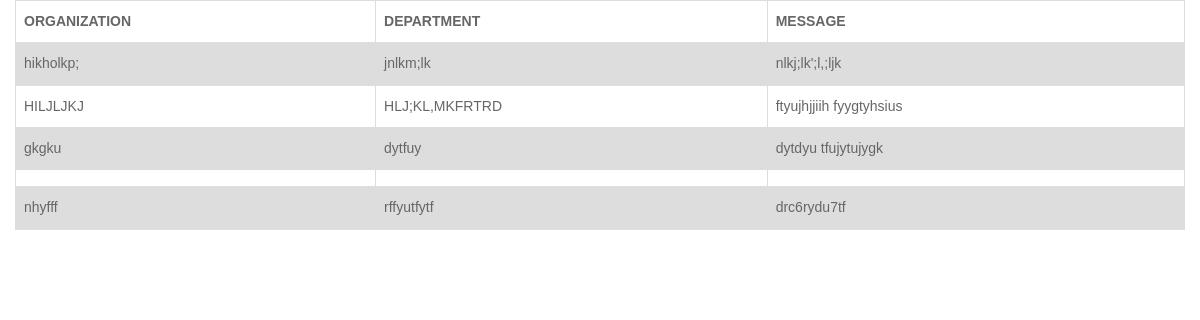
The app's page /messages (signed in) with its own data.
### config.py (models this page shows)
class Mymessage(Model):
    organization = CharField()
    department = CharField()
    anonymous = CharField()
    class Meta:
        database = db

### app.py (the view)
@app.route('/messages',methods=["POST","GET"])
def messages():# put application's code here
    mymessages = Mymessage.select()
    if not session.get("is_active"):
        return redirect(url_for("home"))
    return render_template('messages.html', mymessages=mymessages)

### templates/messages.html (shortened to what this page needs)
<!DOCTYPE html>
<html lang="en">
<head>
    <link rel="stylesheet" type="text/css" href="../static/css/bootstrap.min.css">
    <link rel="stylesheet" type="text/css" href="../static/css/style.css">
    <link rel="stylesheet" href="../static/css/responsive.css">
    <link rel="stylesheet" href="../static/css/jquery.mCustomScrollbar.min.css">
    <link rel="stylesheet" href="https://netdna.bootstrapcdn.com/font-awesome/4.0.3/css/font-awesome.css">
    <link rel="stylesheet" href="../static/css/owl.carousel.min.css">
    <link rel="stylesheet" href="../static/css/owl.theme.default.min.css">
    <link rel="stylesheet" href="https://cdnjs.cloudflare.com/ajax/libs/fancybox/2.1.5/jquery.fancybox.min.css" media="screen">
</head>
<body>
<div class="col-sm-12">
        <div class="well">
            <table>
                <tr>
                  <td><b>ORGANIZATION</b></td>
                  <td><b>DEPARTMENT</b></td>
                  <td><b>MESSAGE</b></td>
                </tr>
        {% for mymessage in mymessages %}
                <tr>
                  <td>{{ mymessage.organization }}</td>
                  <td>{{ mymessage.department }}</td>
                  <td>{{ mymessage.anonymous }}</td>
                </tr>
        {% endfor %}
              </table>
        </div>
</body>
</html>

### static/css/style.css (style rules this page uses)
* { box-sizing: border-box !important; transition: ease all 0.5s; }
html { scroll-behavior: smooth; }
body { color: #666666; font-size: 14px; font-family: 'Raleway', sans-serif;; line-height: 1.80857; font-weight: normal; overflow-x: hidden; }
*, *::after, *::before { -webkit-box-sizing: border-box; -moz-box-sizing: border-box; box-sizing: border-box; }

### templates/messages.html (style rules this page uses)
table { font-family: arial, sans-serif; border-collapse: collapse; width: 100%; }
td, th { border: 1px solid #dddddd; text-align: left; padding: 8px; }
tr:nth-child(even) { background-color: #dddddd; }

### records on screen
Mymessage: organization "hikholkp;", department "jnlkm;lk", anonymous "nlkj;lk';l,;ljk"
Mymessage: organization "HILJLJKJ", department "HLJ;KL,MKFRTRD", anonymous "ftyujhjjiih fyygtyhsius"
Mymessage: organization "gkgku", department "dytfuy", anonymous "dytdyu tfujytujygk"
Mymessage: organization "nhyfff", department "rffyutfytf", anonymous "drc6rydu7tf"
